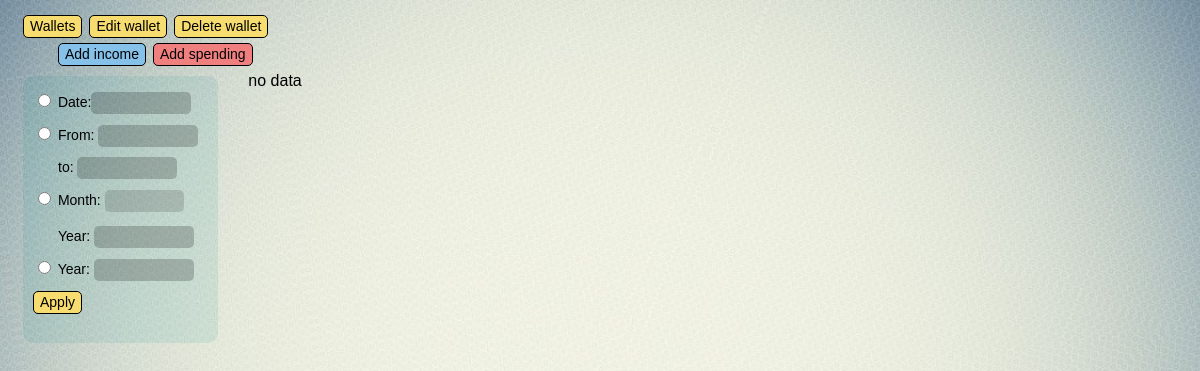
/finance/home_wlt/2, run on an earlier commit of the app's database.
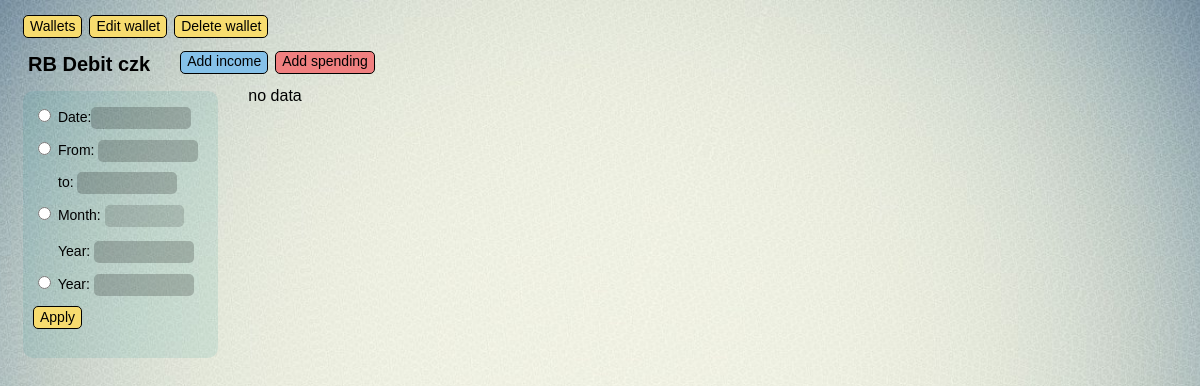
And on a later commit of the database.
### finance/models.py (models this page shows, shortened)
class Wallet(models.Model):
    W_TYPES = (
        ('a', 'account'),
        ('b', 'bank account'),
        ('c', 'cash'),
        )
    w_name = models.CharField(max_length=20, verbose_name = 'Wallet name')
    w_ticker = models.CharField(max_length=3, verbose_name = 'Currency ticker')
    w_type = models.CharField(max_length=1, choices=W_TYPES, verbose_name = 'Type')
    w_bank = models.CharField(max_length=25, verbose_name = 'Bank name', blank=True)
    initial_balance = models.DecimalField(max_digits=9, decimal_places=2, verbose_name = 'Initial balance', default=0.00)
    f_name = models.CharField(max_length=24, blank=True, verbose_name='Full wallet name')
    class Meta:
        verbose_name = 'wallet'
        verbose_name_plural = 'wallets'
        ordering = ['w_name']

### finance/views.py (the view)
# urls.py: path('home_wlt/<int:pk>', home_wlt, name = 'home_wlt'),
def home_wlt(request, pk):
    current_wlt = Wallet.objects.get(pk=pk)
    return render(request, 'finance/home_wlt.html', {'current_wlt':current_wlt})

### finance/templates/finance/home_wlt.html (shortened to what this page needs)
{% extends 'layout/basic.html' %}
{% load static %}
{% block header %}
    <div class='header'>
        <h1>{{current_wlt.f_name}}</h1>
            <button class="btn nav_btn btn_add_income" id="addIncomeLink">Add income</button>
            <button class="btn nav_btn btn_add_spending" onclick="location.href='{% url 'add_spending' current_wlt.pk %}'">Add spending</button>
    </div>
{% endblock %}
{% block left_side %}
    <div class="container_dark">
        <form method="get" action="{% url 'calendar' current_wlt.pk %}">
            <input type="radio" name="choice" value="date" id="choose-date" onclick="toggleFields()" {% if single_date %}checked{% endif %}>
            <label>Date:<input type="text" name="single_date" id="single_date" class="flatpickr" data-enable-time="false" data-date-format="Y-m-d" value="{{ single_date }}"></label>
            <p><input type="radio" name="choice" value="period" id="choose-period" onclick="toggleFields()" {% if start_date or end_date %}checked{% endif %}>
            <label>From:</label>
            <input type="text" name="start_date" id="start_date" class="flatpickr" data-enable-time="false" data-date-format="Y-m-d" value="{{ start_date }}" {% if not start_date %}disabled{% endif %}></p>
            <p><label style="margin-left: 25px;">to:</label>
            <input type="text" name="end_date" id="end_date" class="flatpickr" data-enable-time="false" data-date-format="Y-m-d" value="{{ end_date }}" {% if not start_date %}disabled{% endif %}></p>
            <p><input type="radio" name="choice" value="month_year" id="choose-month-year" onclick="toggleFields()" {% if month and year %}checked{% endif %}>
            <label>Month:</label>
            <select name="month" id="month" {% if not month and not year %}disabled{% endif %}>
            </select></p>
            <label style="margin-left: 25px;">Year:</label>
            <input type="number" name="year" id="year" min="1900" max="2100" value="{{ year }}" {% if not month and not year %}disabled{% endif %}>
            <p><input type="radio" name="choice" value="year_only" id="choose-year-only" onclick="toggleFields()" {% if year_only %}checked{% endif %}>
            <label>Year:</label>
            <input type="number" name="year_only" id="year_only" min="1900" max="2100" value="{{ year_only }}" {% if not year_only %}disabled{% endif %}></p>
            <p><button class='btn nav_btn' type='submit'>Apply</button></p>
        </form>
    </div>
{% endblock %}
{% block right_side %}
    {% if filtered_dt_sum > 0 %}
        <div class="info_txt">
            <p>initial balance: <span class="bal">{{ initial_balance }}</span></p>
            <p>turnover: <span class="dt">{{ filtered_dt_sum }}</span> </p>
            <p>final balance: <span class="bal">{{ final_balance }}</span></p>
            <p class="dt">Incomes</p>
        </div>
        <table>
            <thead>
                <tr>
                    <th>Date</th>
                    <th>Sum</th>
                    <th>Source</th>
                    <th>Comment</th>
                    <th>Income type</th>
                </tr>
            </thead>
            <tbody>
                {% for rec in filtered_dt %}
                <tr>
                    <td>{{ rec.date|date:"d.m.y" }}</td>
                    <td style="text-align: right; padding: 5px 20px 5px 20px; font-weight: bold;">
                        <a href="{% url 'update_income' rec.pk %}" >{{ rec.debit }}</a>
                    </td>
                    <td>{{ rec.source }}</td>
                    <td>{{ rec.comment }}</td>
                    <td>{{ rec.income_type }}</td>
                </tr>
                {% endfor %}
                <tr>
                    <td ></td>
                    <td style="text-align: right; padding: 5px 20px 5px 20px;" class="dt">{{ filtered_dt_sum }}</td>
                    <td></td>
                    <td></td>
                    <td></td>
                </tr>
            </tbody>
        </table>
    {% else %}
        <p>no data</p>
    {% endif %}
{% endblock %}

### finance/templates/layout/basic.html (shortened to what this page needs)
{% load static %}
<html lang="en">
    <head>
        <link rel="stylesheet" href="https://cdn.jsdelivr.net/npm/flatpickr/dist/flatpickr.min.css">
        <link rel='stylesheet' type='text/css' href="{% static 'finance/style.css' %}">
    </head>
    <body>
        {% block menu %}
            <div class = 'nav'>
                <button class="btn nav_btn" onclick="location.href='{% url 'home' %}'">Wallets</button>
                <button class="btn nav_btn" onclick="location.href='{% url 'update_wlt' current_wlt.pk %}'">Edit wallet</button>
                <button class="btn nav_btn" onclick="location.href='{% url 'delete_wlt' current_wlt.pk %}'">Delete wallet</button>
            </div>
        {% endblock %}
        {% block header %}{% endblock %}
        <div class='flex-container'>
            <div class='left_side'>
                {% block left_side %}
                {% endblock%}
            </div>
            <div class='right_side'>
                {% block right_side %}
                {% endblock%}
            </div>
        </div>
    </body>
</html>

### finance/static/finance/style.css (style rules this page uses)
body { background-image: url('bg_v2.jpg'); background-size: cover; background-repeat: no-repeat; background-position: center; font-family: Arial, sans-serif; text-decoration: none; color: black; appearance: none; -webkit-appearance: none; -moz-appearance: none; }
.nav { display: flex; flex-direction: row; margin: 15px 10px 5px 5px; padding: 0px 5px 0px 10px; text-align: left; width: auto; }
.header { display: flex; flex-direction: row; margin: 0px 0px 0px 10px; text-align: left; align-items: center; }
h1 { font-size: 20px; margin: 10px 30px 5px 10px; }
.btn { border: 1px solid black; line-height: 1.1; cursor: pointer; transition: transform 0.2s; text-decoration: none; word-wrap: break-word; text-align: center; border-radius: 5px; }
.nav_btn { background-color: rgb(247, 220, 111); width: fit-content; min-width: 25px; height: 23px; margin: 0px 7px 0px 0px; font-size: 14px; }
.btn_add_income { background-color: rgb(133, 193, 233); }
.btn_add_spending { background-color: #f08080; }
form { font-size: 14px; padding: 15px 10px 15px 10px; margin: 0px 0px 0px 0px;; }
input[type="text"], [type="number"], textarea { padding: 0px 5px 0px 10px; height: 22px; width: 100px; margin: 0px 10px -5px 0px; border: 1px solid black; font-size: 12px; border-radius: 5px; }
input:disabled, select:disabled { background-color: rgba(0, 0, 0, 0.2); border: none; }
select { font-size: 12px; padding: 2px 10px 2px 10px; margin: 0px 5px 0px 0px; background-color: white; border: 0.5px solid black; cursor: pointer; border-radius: 5px; height: 22px; appearance: none; -webkit-appearance: none; -moz-appearance: none; }
.flex-container { display: flex; flex-direction: row; }
.flex-container > .left_side { margin: 0px 0px 5px 5px; padding: 0px 0px 0px 0px; width: auto; }
.flex-container > .right_side { margin: -10px 5px 5px 20px; width: auto; }
.container_dark { margin: 10px; background-color: rgba(0, 139, 139, 0.1); border-radius: 10px; }

What changed in the data, as far as the page shows it:
now on this page (row edited): Wallet: f_name "RB Debit czk"
